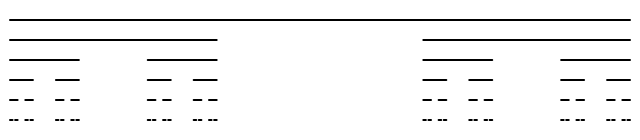
Frame 1 (no input)
Frame 2 (the mouse pressed at the canvas centre, redrawn once): identical to frame 1, image omitted

The p5.js sketch that drew this single still picture (run headless with seeded random() and noise() and a simulated clock; the mouse was pressed at the canvas centre and the sketch redrawn once):

// p5.js sketch
// ── sketch.js
// The Nature of Code
// Daniel Shiffman
// http://natureofcode.com

// Cantor Set
// Renders a simple fractal, the Cantor Set

function setup() {
  createCanvas(640, 140);
  background(255);
  stroke(0);
  strokeWeight(2);

  // Call the recursive function
  cantor(10, 20, width - 20);
}

function draw() {
  // No need to loop
  noLoop();
}

function cantor(x, y, length) {
  if (length > 1) {
    line(x, y, x + length, y);
    //{$1} Two recursive calls, note how 20 pixels are added to y
    cantor(x, y + 20, length / 3);
    cantor(x + (2 * length) / 3, y + 20, length / 3);
  }
}
